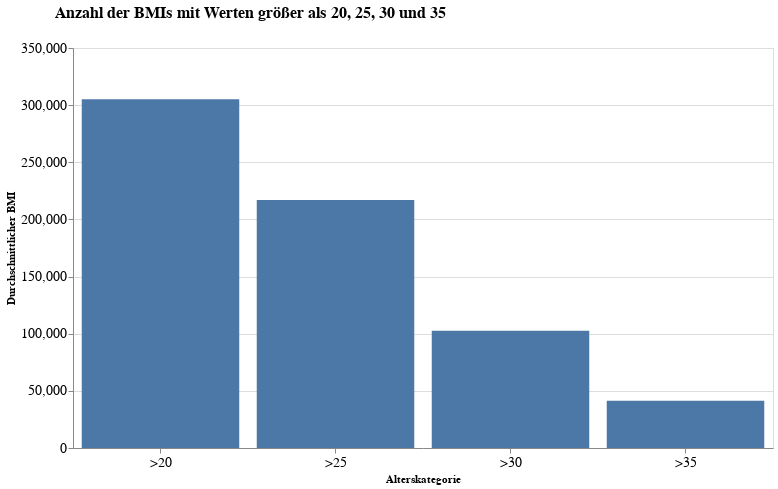

Notebook cell for this chart:
### Code cell
# Anzahl der BMIs mit Werten größer als 20, 25, 30 und 35

bmi_over_20 = df.loc[df["BMI"] > 20, "BMI"].count()
bmi_over_25 = df.loc[df["BMI"] > 25, "BMI"].count()
bmi_over_30 = df.loc[df["BMI"] > 30, "BMI"].count()
bmi_over_35 = df.loc[df["BMI"] > 35, "BMI"].count()

data = pd.DataFrame({
    "BMI": [">20", ">25", ">30", ">35"],
    "Anzahl": [bmi_over_20, bmi_over_25, bmi_over_30, bmi_over_35]
})

chart = alt.Chart(data).mark_bar().encode(
    x=alt.X('BMI', title='Alterskategorie', axis=alt.Axis(labelFontSize=14, labelAngle=0)),
    y=alt.Y("Anzahl", title="Durchschnittlicher BMI", axis=alt.Axis(labelFontSize=14, labelAngle=0))
).properties(
    width=700,
    height=400,
    title={
        "text": "Anzahl der BMIs mit Werten größer als 20, 25, 30 und 35",
        "fontSize": 16,
        "fontWeight": "bold",
        "anchor": "start",
        "dx": 50,
        "offset": 20
    }
)

chart

### Figure 1 — Vega-Lite specification as saved in the notebook (floating-point values rounded to 4 significant figures)
{"config": {"view": {"continuousWidth": 300, "continuousHeight": 300}}, "data": {"name": "data-8d42a5642fe3e66a641c9716484d0c0d"}, "mark": {"type": "bar"}, "encoding": {"x": {"axis": {"labelAngle": 0, "labelFontSize": 14}, "field": "BMI", "title": "Alterskategorie", "type": "nominal"}, "y": {"axis": {"labelAngle": 0, "labelFontSize": 14}, "field": "Anzahl", "title": "Durchschnittlicher BMI", "type": "quantitative"}}, "height": 400, "title": {"text": "Anzahl der BMIs mit Werten größer als 20, 25, 30 und 35", "fontSize": 16, "fontWeight": "bold", "anchor": "start", "dx": 50, "offset": 20}, "width": 700, "$schema": "https://vega.github.io/schema/vega-lite/v5.8.0.json", "datasets": {"data-8d42a5642fe3e66a641c9716484d0c0d": [{"BMI": ">20", "Anzahl": 305096}, {"BMI": ">25", "Anzahl": 216903}, {"BMI": ">30", "Anzahl": 102548}, {"BMI": ">35", "Anzahl": 41379}]}}
